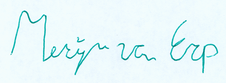
#> input picture flask-server/dataset/forge/02100001.png, 226 x 83 px
$ python -i signature_extraction.py   (imports and definitions only)
#> lines starting #> are read from the running program, lines starting #| are printed output that depends on the picture; after the words box and inside, x2 and y2 are one past the last pixel; in counts of white or black regions, pixels touching at a corner belong together
import cv2
import numpy as np
from flask import jsonify

def extract_signature(image_path, output_path):
    # Load the certificate image
#> called with image_path = 'dataset/forge/02100001.png', output_path = 'out.png'
    image = cv2.imread(image_path)
#> image is the input picture: shape (83, 226, 3); mean B, G, R 249.6, 247.4, 230.4

    # Convert the image to grayscale
    gray = cv2.cvtColor(image, cv2.COLOR_BGR2GRAY)
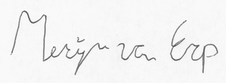
#> gray: shape (83, 226); min 83, max 255, mean 242.6

    # Define the region of interest (ROI) as the bottom half of the image
    roi_height = image.shape[0] // 2
#> roi_height = 41
    roi = gray[roi_height:, :]
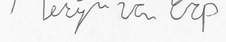
#> roi: shape (42, 226); min 83, max 255, mean 239.7

    # Apply adaptive thresholding to create a binary image for the ROI
    _, binary = cv2.threshold(roi, 0, 255, cv2.THRESH_BINARY_INV + cv2.THRESH_OTSU)
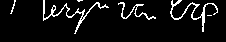
#> binary: shape (42, 226); 7.2% white in thin lines or dots, all inside (x1, y1, x2, y2) = (10, 0, 218, 34)

    # Find contours in the binary image
    contours, _ = cv2.findContours(binary, cv2.RETR_EXTERNAL, cv2.CHAIN_APPROX_SIMPLE)
#> contours = 6 contours, 3 with area under 20; largest, box (x1, y1, x2, y2) and area: (43, 0, 109, 34) 142, (170, 0, 218, 32) 121, (118, 2, 156, 20) 55

    # Filter contours based on area and aspect ratio
    filtered_contours = []
    for contour in contours:
        area = cv2.contourArea(contour)
        x, y, w, h = cv2.boundingRect(contour)
        aspect_ratio = w / float(h)

        # Adjust the area and aspect ratio thresholds as per your requirements
        if area > 500 and aspect_ratio < 5:
            filtered_contours.append(contour)
#> this loop made 6 passes
#> (area, x, y, w, h, aspect_ratio) on passes 2, 3, 5: (55, 118, 2, 38, 18, 2.11), (121, 170, 0, 48, 32, 1.5), (141.5, 43, 0, 66, 34, 1.94)
#> after the loop, filtered_contours = []

    # Sort filtered contours based on area (largest to smallest)
    filtered_contours = sorted(filtered_contours, key=cv2.contourArea, reverse=True)

    # Exclude contours that intersect with other elements (e.g., seals or logos)
    signature_contour = None
    for contour in filtered_contours:
        x, y, w, h = cv2.boundingRect(contour)
        if not intersects_seals(image, x, y + roi_height, w, h) and not contains_red_pixels(image, x, y + roi_height, w, h):
            signature_contour = contour
            break
#> this loop made 0 passes

    if signature_contour is not None:
        # Get the bounding rectangle of the signature contour
        x, y, w, h = cv2.boundingRect(signature_contour)

        # Extract the signature region from the grayscale image
        signature = gray[y + roi_height:y + roi_height + h, x:x + w]

        # Save the signature as a separate image
        cv2.imwrite(output_path, signature)
        print("Signature extracted & saved successfully.")
        return True
    else:
        print("No signature found in the image.")
        return False


def intersects_seals(image, x, y, w, h):
    # Implement your logic to check if the signature intersects with other elements (e.g., seals or logos)
    # You can use techniques like color-based segmentation or contour intersection analysis
    # Return True if there is an intersection, False otherwise
    return False


def contains_red_pixels(image, x, y, w, h):
    # Get the region of interest in the image
    roi = image[y:y + h, x:x + w]

    # Convert the ROI to the HSV color space
    hsv = cv2.cvtColor(roi, cv2.COLOR_BGR2HSV)

    # Define the red color range in HSV color space
    lower_red = np.array([0, 100, 100])
    upper_red = np.array([10, 255, 255])

    # Create a mask for red pixels in the ROI
    mask = cv2.inRange(hsv, lower_red, upper_red)

    # Check if the mask has any white pixels indicating the presence of red pixels
    return cv2.countNonZero(mask) > 0

>>> result = extract_signature('dataset/forge/02100001.png', 'out.png')
